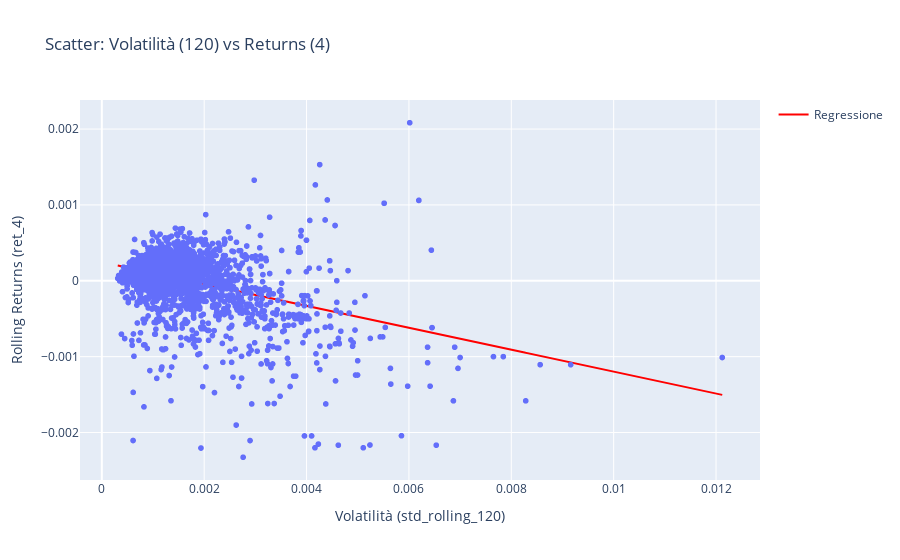

The notebook cell this image was saved under:
### Code cell
# Scatter plot tra rolling returns (ret_4) e volatilità (std_rolling_120) con retta di regressione e R^2
import plotly.express as px
import numpy as np

x = df_interp['std_rolling_120']
y = df_interp['ret_4']

# Calcola i parametri della retta di regressione (y = m*x + q)
mask = (~np.isnan(x)) & (~np.isnan(y))
m, q = np.polyfit(x[mask], y[mask], 1)
y_fit = m * x + q

# Calcola R^2
ss_res = np.sum((y[mask] - (m * x[mask] + q))**2)
ss_tot = np.sum((y[mask] - np.mean(y[mask]))**2)
r2 = 1 - ss_res/ss_tot
print(f'Retta di regressione: y = {m:.4g}x + {q:.4g}   R^2 = {r2:.4f}')

fig = px.scatter(x=x, y=y, labels={'x': 'Volatilità (std_rolling_120)', 'y': 'Rolling Returns (ret_4)'}, title='Scatter: Volatilità (120) vs Returns (4)')
fig.add_scatter(x=x, y=y_fit, mode='lines', name='Regressione', line=dict(color='red'))
fig.show()

### Figure 1 — Plotly figure (JSON) as saved in the notebook; plotly's stock layout.template omitted (floating-point values rounded to 4 significant figures; data arrays with more than 128 entries replaced by an {"elided": "..."} marker saying what was removed)
{"data": [{"hovertemplate": "Volatilità (std_rolling_120)=%{x}<br>Rolling Returns (ret_4)=%{y}<extra></extra>", "legendgroup": "", "marker": {"color": "#636efa", "symbol": "circle"}, "mode": "markers", "name": "", "showlegend": false, "type": "scattergl", "x": {"elided": "2967 float values"}, "xaxis": "x", "y": {"elided": "2967 float values"}, "yaxis": "y"}, {"line": {"color": "red"}, "mode": "lines", "name": "Regressione", "type": "scatter", "x": {"elided": "2967 float values"}, "y": {"elided": "2967 float values"}}], "layout": {"legend": {"tracegroupgap": 0}, "title": {"text": "Scatter: Volatilità (120) vs Returns (4)"}, "xaxis": {"anchor": "y", "domain": [0, 1], "title": {"text": "Volatilità (std_rolling_120)"}}, "yaxis": {"anchor": "x", "domain": [0, 1], "title": {"text": "Rolling Returns (ret_4)"}}}}
